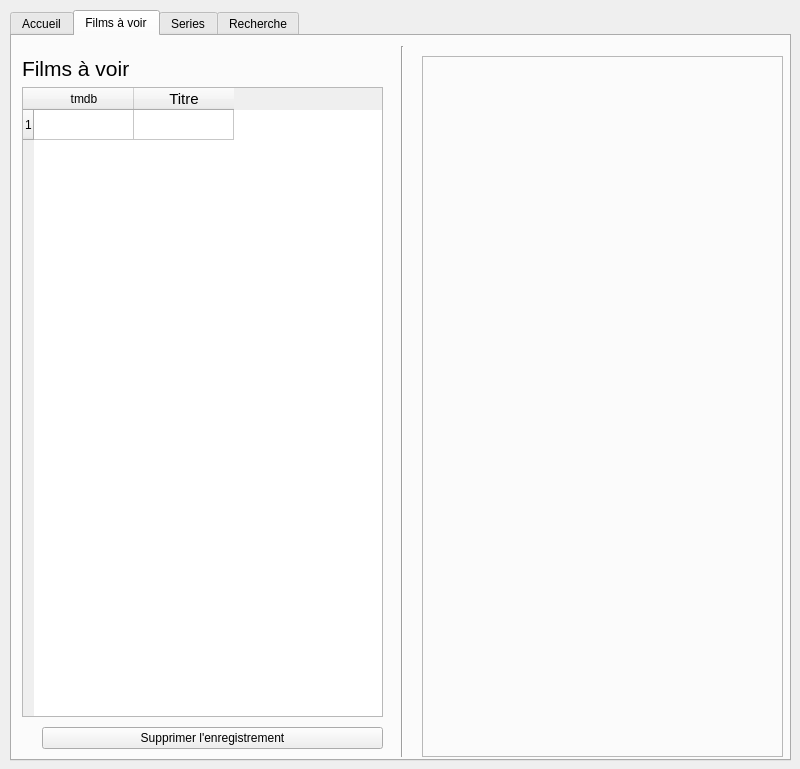
<?xml version="1.0" encoding="UTF-8"?>
<ui version="4.0">
 <class>MainWindow</class>
 <widget class="QMainWindow" name="MainWindow">
  <property name="geometry">
   <rect>
    <x>0</x>
    <y>0</y>
    <width>800</width>
    <height>769</height>
   </rect>
  </property>
  <property name="windowTitle">
   <string>Mes Films - Mes séries</string>
  </property>
  <widget class="QWidget" name="centralwidget">
   <widget class="QTabWidget" name="tabWidget">
    <property name="geometry">
     <rect>
      <x>10</x>
      <y>10</y>
      <width>781</width>
      <height>751</height>
     </rect>
    </property>
    <property name="styleSheet">
     <string notr="true"/>
    </property>
    <property name="currentIndex">
     <number>1</number>
    </property>
    <widget class="QWidget" name="tab">
     <property name="styleSheet">
      <string notr="true">QWidget { background-color: rgb(67, 74, 89) }</string>
     </property>
     <attribute name="title">
      <string>Accueil</string>
     </attribute>
     <widget class="QLabel" name="label">
      <property name="geometry">
       <rect>
        <x>100</x>
        <y>30</y>
        <width>581</width>
        <height>361</height>
       </rect>
      </property>
      <property name="font">
       <font>
        <pointsize>20</pointsize>
       </font>
      </property>
      <property name="styleSheet">
       <string notr="true">QLabel {
	background-color: rgb(245, 245, 245);
	qproperty-alignment: AlignCenter;
	border-radius: 17px;
}</string>
      </property>
      <property name="text">
       <string>Mes Films &amp; Mes Séries</string>
      </property>
     </widget>
     <widget class="QPushButton" name="pushButton_Collection">
      <property name="geometry">
       <rect>
        <x>100</x>
        <y>420</y>
        <width>581</width>
        <height>291</height>
       </rect>
      </property>
      <property name="font">
       <font>
        <pointsize>13</pointsize>
       </font>
      </property>
      <property name="styleSheet">
       <string notr="true">QPushButton {
	background-color: rgb(245, 245, 245);
	border-radius: 17px;
      }
      QPushButton:hover {
            background-color: rgb(149, 149, 149);
            border: 3px solid rgb(216, 216, 216);
            border-radius: 30px;
      }
      </string>
      </property>
      <property name="text">
       <string>Ma collection</string>
      </property>
     </widget>
    </widget>
    <widget class="QWidget" name="tab_2">
     <attribute name="title">
      <string>Films à voir</string>
     </attribute>
     <widget class="Line" name="line">
      <property name="geometry">
       <rect>
        <x>380</x>
        <y>10</y>
        <width>20</width>
        <height>711</height>
       </rect>
      </property>
      <property name="orientation">
       <enum>Qt::Vertical</enum>
      </property>
     </widget>
     <widget class="QFrame" name="frame_3">
      <property name="geometry">
       <rect>
        <x>410</x>
        <y>20</y>
        <width>361</width>
        <height>701</height>
       </rect>
      </property>
      <property name="frameShape">
       <enum>QFrame::StyledPanel</enum>
      </property>
      <property name="frameShadow">
       <enum>QFrame::Raised</enum>
      </property>
      <widget class="QLabel" name="label_Poster_T2">
       <property name="geometry">
        <rect>
         <x>10</x>
         <y>20</y>
         <width>181</width>
         <height>251</height>
        </rect>
       </property>
       <property name="text">
        <string/>
       </property>
       <property name="alignment">
        <set>Qt::AlignCenter</set>
       </property>
      </widget>
      <widget class="QLabel" name="label_Title_T2">
       <property name="geometry">
        <rect>
         <x>10</x>
         <y>290</y>
         <width>341</width>
         <height>61</height>
        </rect>
       </property>
       <property name="font">
        <font>
         <pointsize>14</pointsize>
        </font>
       </property>
       <property name="text">
        <string/>
       </property>
       <property name="wordWrap">
        <bool>true</bool>
       </property>
      </widget>
      <widget class="QLabel" name="label_Year_T2">
       <property name="geometry">
        <rect>
         <x>220</x>
         <y>60</y>
         <width>47</width>
         <height>13</height>
        </rect>
       </property>
       <property name="text">
        <string/>
       </property>
      </widget>
      <widget class="QLabel" name="label_Description_T2">
       <property name="geometry">
        <rect>
         <x>10</x>
         <y>360</y>
         <width>341</width>
         <height>331</height>
        </rect>
       </property>
       <property name="font">
        <font>
         <pointsize>11</pointsize>
        </font>
       </property>
       <property name="text">
        <string/>
       </property>
       <property name="alignment">
        <set>Qt::AlignLeading|Qt::AlignLeft|Qt::AlignTop</set>
       </property>
       <property name="wordWrap">
        <bool>true</bool>
       </property>
      </widget>
     </widget>
     <widget class="QWidget" name="layoutWidget">
      <property name="geometry">
       <rect>
        <x>30</x>
        <y>690</y>
        <width>341</width>
        <height>25</height>
       </rect>
      </property>
      <layout class="QHBoxLayout" name="horizontalLayout_3">
       <item>
        <widget class="QPushButton" name="pushButton_movie_Remove">
         <property name="text">
          <string>Supprimer l'enregistrement</string>
         </property>
        </widget>
       </item>
      </layout>
     </widget>
     <widget class="QWidget" name="layoutWidget">
      <property name="geometry">
       <rect>
        <x>10</x>
        <y>20</y>
        <width>361</width>
        <height>661</height>
       </rect>
      </property>
      <layout class="QVBoxLayout" name="verticalLayout_3">
       <item>
        <widget class="QLabel" name="label_3">
         <property name="font">
          <font>
           <pointsize>16</pointsize>
          </font>
         </property>
         <property name="text">
          <string>Films à voir</string>
         </property>
        </widget>
       </item>
       <item>
        <widget class="QTableWidget" name="tableWidget_M">
         <property name="rowCount">
          <number>1</number>
         </property>
         <row/>
         <column>
          <property name="text">
           <string>tmdb</string>
          </property>
         </column>
         <column>
          <property name="text">
           <string>Titre</string>
          </property>
          <property name="font">
           <font>
            <pointsize>11</pointsize>
           </font>
          </property>
         </column>
        </widget>
       </item>
      </layout>
     </widget>
    </widget>
    <widget class="QWidget" name="tab_4">
     <attribute name="title">
      <string>Series</string>
     </attribute>
     <widget class="QTableWidget" name="tableWidget_2">
      <property name="geometry">
       <rect>
        <x>10</x>
        <y>70</y>
        <width>361</width>
        <height>192</height>
       </rect>
      </property>
     </widget>
     <widget class="QLabel" name="label_4">
      <property name="geometry">
       <rect>
        <x>20</x>
        <y>30</y>
        <width>61</width>
        <height>31</height>
       </rect>
      </property>
      <property name="font">
       <font>
        <pointsize>16</pointsize>
       </font>
      </property>
      <property name="text">
       <string>Séries</string>
      </property>
     </widget>
    </widget>
    <widget class="QWidget" name="tab_3">
     <attribute name="title">
      <string>Recherche</string>
     </attribute>
     <widget class="QFrame" name="frame">
      <property name="geometry">
       <rect>
        <x>9</x>
        <y>10</y>
        <width>391</width>
        <height>701</height>
       </rect>
      </property>
      <property name="frameShape">
       <enum>QFrame::StyledPanel</enum>
      </property>
      <property name="frameShadow">
       <enum>QFrame::Raised</enum>
      </property>
      <widget class="QWidget" name="layoutWidget">
       <property name="geometry">
        <rect>
         <x>0</x>
         <y>0</y>
         <width>391</width>
         <height>701</height>
        </rect>
       </property>
       <layout class="QVBoxLayout" name="verticalLayout_2">
        <item>
         <layout class="QVBoxLayout" name="verticalLayout">
          <item>
           <widget class="QLabel" name="label_2">
            <property name="font">
             <font>
              <pointsize>10</pointsize>
             </font>
            </property>
            <property name="text">
             <string>Votre Recherche</string>
            </property>
           </widget>
          </item>
          <item>
           <layout class="QHBoxLayout" name="horizontalLayout">
            <item>
             <widget class="QPushButton" name="pushButton_serie_T3">
              <property name="text">
               <string>série</string>
              </property>
             </widget>
            </item>
            <item>
             <widget class="QLineEdit" name="lineEdit_Search_T3">
              <property name="font">
               <font>
                <pointsize>10</pointsize>
               </font>
              </property>
              <property name="placeholderText">
               <string>Film / Série</string>
              </property>
             </widget>
            </item>
            <item>
             <widget class="QPushButton" name="pushButton_movie_T3">
              <property name="text">
               <string>film</string>
              </property>
             </widget>
            </item>
           </layout>
          </item>
         </layout>
        </item>
        <item>
         <widget class="QTableWidget" name="tableWidget_T3">
          <property name="selectionMode">
           <enum>QAbstractItemView::SingleSelection</enum>
          </property>
          <property name="selectionBehavior">
           <enum>QAbstractItemView::SelectRows</enum>
          </property>
          <column>
           <property name="text">
            <string>Titre</string>
           </property>
          </column>
          <column>
           <property name="text">
            <string>Date</string>
           </property>
          </column>
          <column>
           <property name="text">
            <string>id TMDB</string>
           </property>
          </column>
         </widget>
        </item>
        <item>
         <layout class="QHBoxLayout" name="horizontalLayout_2">
          <item>
           <widget class="QPushButton" name="pushButton_Collection_T3">
            <property name="text">
             <string>Ajouter à mes Séries</string>
            </property>
           </widget>
          </item>
          <item>
           <spacer name="horizontalSpacer_2">
            <property name="orientation">
             <enum>Qt::Horizontal</enum>
            </property>
            <property name="sizeHint" stdset="0">
             <size>
              <width>40</width>
              <height>20</height>
             </size>
            </property>
           </spacer>
          </item>
          <item>
           <widget class="QPushButton" name="pushButton_After_T3">
            <property name="text">
             <string>Films à voir Plus tard</string>
            </property>
           </widget>
          </item>
         </layout>
        </item>
       </layout>
      </widget>
     </widget>
     <widget class="QFrame" name="frame_2">
      <property name="geometry">
       <rect>
        <x>410</x>
        <y>10</y>
        <width>361</width>
        <height>701</height>
       </rect>
      </property>
      <property name="frameShape">
       <enum>QFrame::StyledPanel</enum>
      </property>
      <property name="frameShadow">
       <enum>QFrame::Raised</enum>
      </property>
      <widget class="QLabel" name="label_Poster_T3">
       <property name="geometry">
        <rect>
         <x>10</x>
         <y>20</y>
         <width>181</width>
         <height>251</height>
        </rect>
       </property>
       <property name="text">
        <string/>
       </property>
       <property name="alignment">
        <set>Qt::AlignCenter</set>
       </property>
      </widget>
      <widget class="QLabel" name="label_Title_T3">
       <property name="geometry">
        <rect>
         <x>10</x>
         <y>290</y>
         <width>341</width>
         <height>61</height>
        </rect>
       </property>
       <property name="font">
        <font>
         <pointsize>14</pointsize>
        </font>
       </property>
       <property name="text">
        <string/>
       </property>
       <property name="wordWrap">
        <bool>true</bool>
       </property>
      </widget>
      <widget class="QLabel" name="label_Year_T3">
       <property name="geometry">
        <rect>
         <x>220</x>
         <y>20</y>
         <width>47</width>
         <height>13</height>
        </rect>
       </property>
       <property name="text">
        <string/>
       </property>
      </widget>
      <widget class="QLabel" name="label_Description_T3">
       <property name="geometry">
        <rect>
         <x>10</x>
         <y>360</y>
         <width>341</width>
         <height>331</height>
        </rect>
       </property>
       <property name="font">
        <font>
         <pointsize>11</pointsize>
        </font>
       </property>
       <property name="text">
        <string/>
       </property>
       <property name="alignment">
        <set>Qt::AlignLeading|Qt::AlignLeft|Qt::AlignTop</set>
       </property>
       <property name="wordWrap">
        <bool>true</bool>
       </property>
      </widget>
     </widget>
    </widget>
   </widget>
  </widget>
 </widget>
 <resources/>
 <connections/>
</ui>
